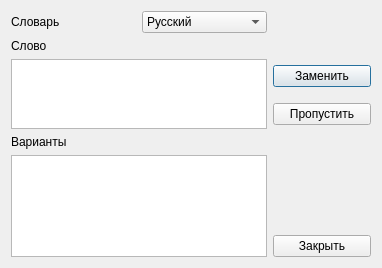
<?xml version="1.0" encoding="UTF-8"?>
<ui version="4.0">
 <class>Dialog</class>
 <widget class="QDialog" name="Dialog">
  <property name="geometry">
   <rect>
    <x>0</x>
    <y>0</y>
    <width>382</width>
    <height>268</height>
   </rect>
  </property>
  <property name="windowTitle">
   <string>Dialog</string>
  </property>
  <layout class="QGridLayout" name="gridLayout">
   <item row="2" column="0">
    <widget class="QLabel" name="label">
     <property name="text">
      <string>Слово</string>
     </property>
    </widget>
   </item>
   <item row="3" column="0" rowspan="2" colspan="2">
    <widget class="QPlainTextEdit" name="plainTextEdit">
     <property name="readOnly">
      <bool>true</bool>
     </property>
    </widget>
   </item>
   <item row="7" column="0">
    <widget class="QLabel" name="label_2">
     <property name="text">
      <string>Варианты</string>
     </property>
    </widget>
   </item>
   <item row="8" column="0" rowspan="2" colspan="2">
    <widget class="QListWidget" name="listWidget"/>
   </item>
   <item row="0" column="1">
    <widget class="QComboBox" name="comboBox">
     <item>
      <property name="text">
       <string>Русский</string>
      </property>
     </item>
    </widget>
   </item>
   <item row="3" column="2">
    <widget class="QPushButton" name="pushButton">
     <property name="text">
      <string>Заменить</string>
     </property>
    </widget>
   </item>
   <item row="4" column="2">
    <widget class="QPushButton" name="pushButton_2">
     <property name="text">
      <string>Пропустить</string>
     </property>
    </widget>
   </item>
   <item row="0" column="0">
    <widget class="QLabel" name="label_3">
     <property name="text">
      <string>Словарь</string>
     </property>
    </widget>
   </item>
   <item row="9" column="2">
    <widget class="QPushButton" name="pushButton_3">
     <property name="text">
      <string>Закрыть</string>
     </property>
    </widget>
   </item>
  </layout>
 </widget>
 <resources/>
 <connections/>
</ui>
